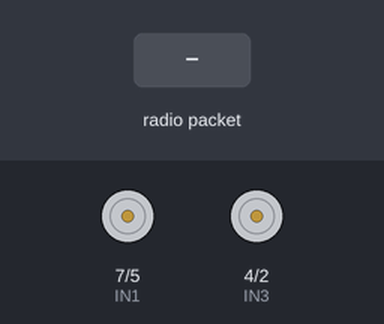
Bench run of a sketch on a simulated Arduino Leonardo, built with avr-gcc and run on an emulated ATmega32U4. Shown: motor-driver pin pairs drawn as motors (green arrow = first pin HIGH = forward, orange = second pin HIGH = backward, longer = more drive, scaled by the enable pin). The inputs (shaded band) are chosen by the test bench. No radio packets arrive unless stated; what the sketch prints to the serial monitor is not drawn.

Above: at 1.2 s.
1.3 s: radio packet "1" arrives
At 1.9 s:
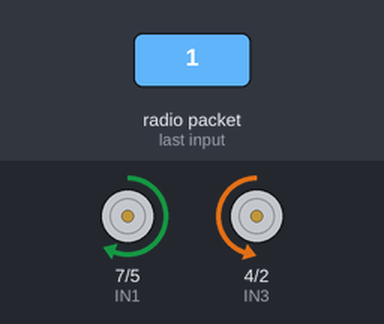
2.8 s: radio packet "2" arrives
At 3.1 s:
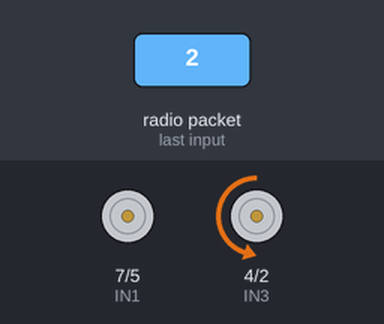
4.3 s: radio packet "3" arrives
At 5.4 s:
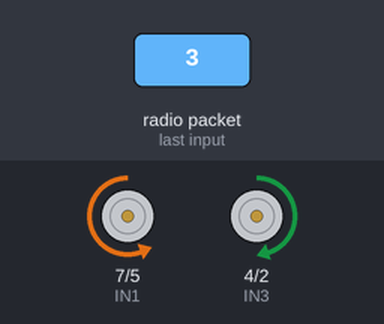
5.8 s: radio packet "4" arrives
At 6.5 s:
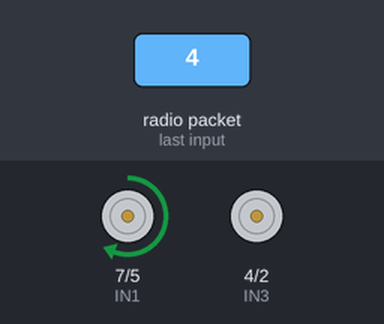
Timing chart, 0 to 8.3 s (numbered marks = the images above; inputs shaded):
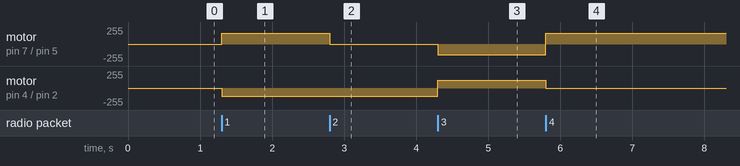

Measured:
- after the input at 1.3 s, motor on pin 7 (IN1) / pin 5 (IN2): stopped → forward 160/255 at once; motor on pin 4 (IN3) / pin 2 (IN4): stopped → backward 120/255 at once
- after the input at 2.8 s, motor on pin 7 (IN1) / pin 5 (IN2): forward 160/255 → stopped at once
- after the input at 4.3 s, motor on pin 7 (IN1) / pin 5 (IN2): stopped → backward 160/255 at once; motor on pin 4 (IN3) / pin 2 (IN4): backward 120/255 → forward 120/255 at once
- after the input at 5.8 s, motor on pin 7 (IN1) / pin 5 (IN2): backward 160/255 → forward 160/255 at once; motor on pin 4 (IN3) / pin 2 (IN4): forward 120/255 → stopped at once

The sketch:

Enisco_robot_rf_car.ino
```cpp
#include <SPI.h>
#include <RH_NRF24.h>
RH_NRF24 nrf24(8, 10);// For Leonardo, need explicit SS pin
/************************************************/
//void forward(), backward(), leftward(), rightward(), turnAround(), haltMotion();

// motor 2 control pins
#define ENB 3
#define IN4 2
#define IN3 4
// motor 1 control pins
#define IN2 5
#define IN1 7
#define ENA 6

int directn;


void setup()
{
  Serial.begin(115200);
  //set output for motor 1 related pins
  pinMode(IN1, OUTPUT);
  pinMode(IN2, OUTPUT);
  pinMode(ENA, OUTPUT);
  //set output for motor 2 related pins
  pinMode(IN3, OUTPUT);
  pinMode(IN4, OUTPUT);
  pinMode(ENB, OUTPUT);

  while (!Serial)
    ; // wait for serial port to connect. Needed for Leonardo only
  if (!nrf24.init())
    Serial.println("init failed");
  // Defaults after init are 2.402 GHz (channel 2), 2Mbps, 0dBm
  if (!nrf24.setChannel(1))
    Serial.println("setChannel failed");
  if (!nrf24.setRF(RH_NRF24::DataRate2Mbps, RH_NRF24::TransmitPower0dBm))
    Serial.println("setRF failed");
}

void loop()
{
  int PWM_ValueA = 160; //PWM value for motor 1 and 2
  int PWM_ValueB = 120; //PWM value for motor 1 and 2;
  analogWrite(ENA, PWM_ValueA); //set PWM to Motor 1
  analogWrite(ENB, PWM_ValueB); //set PWM to Motor 2

  if (nrf24.available())
  {
    // Any incomiung signal data
    uint8_t buf[RH_NRF24_MAX_MESSAGE_LEN];
    uint8_t len = sizeof(buf);
    if (nrf24.recv(buf, &len))
    {
      Serial.print("Got message: ");
      Serial.println((char*)buf);

      char* received = (char*)buf;
      directn = atoi(received);
      //      Serial.println(rec);
    }
    else{
      directn = 0;
    }
  }
  //-------------------------------------------------
  switch (directn) {
    case 0:    // your hand is close to the sensor
      Serial.println("Halt");
      haltMotion();
      break;
    case 1:    // your hand is close to the sensor
      Serial.println("Forward");
      forward();
      break;
    case 2:    // your hand is a few inches from the sensor
      Serial.println("Leftward");
      leftward();
      break;
    case 3:    // your hand is nowhere near the sensor
      Serial.println("Backward");
      backward();
      break;
    case 4:    // your hand is a few inches from the sensor
      Serial.println("Rightward");
      rightward();
      break;
      case 5:    // your hand is on the sensor
      Serial.println("Halt");
      haltMotion();
      break;
  }
}


void forward()
{
  // motor 1 run Clockwise
  digitalWrite(IN1, HIGH);
  digitalWrite(IN2, LOW);
  // motor 2 run Anticlockwise
  digitalWrite(IN3, LOW);
  digitalWrite(IN4, HIGH);
}

void backward()
{
  // motor 1 run Anticlock wise
  digitalWrite(IN1, LOW);
  digitalWrite(IN2, HIGH);
  // motor 2 run Clockwise
  digitalWrite(IN3, HIGH);
  digitalWrite(IN4, LOW);
}

void rightward()
{
  // motor 1 run
  digitalWrite(IN1, HIGH);
  digitalWrite(IN2, LOW);
  // motor 2 stop
  digitalWrite(IN3, LOW);
  digitalWrite(IN4, LOW);
}

void leftward()
{
  // motor 1 stop
  digitalWrite(IN1, LOW);
  digitalWrite(IN2, LOW);
  // motor 2 run
  digitalWrite(IN3, LOW);
  digitalWrite(IN4, HIGH);
}

void haltMotion()
{
  // All motor stops
  digitalWrite(IN1, LOW);
  digitalWrite(IN2, LOW);
  digitalWrite(IN3, LOW);
  digitalWrite(IN4, LOW);
}
```
